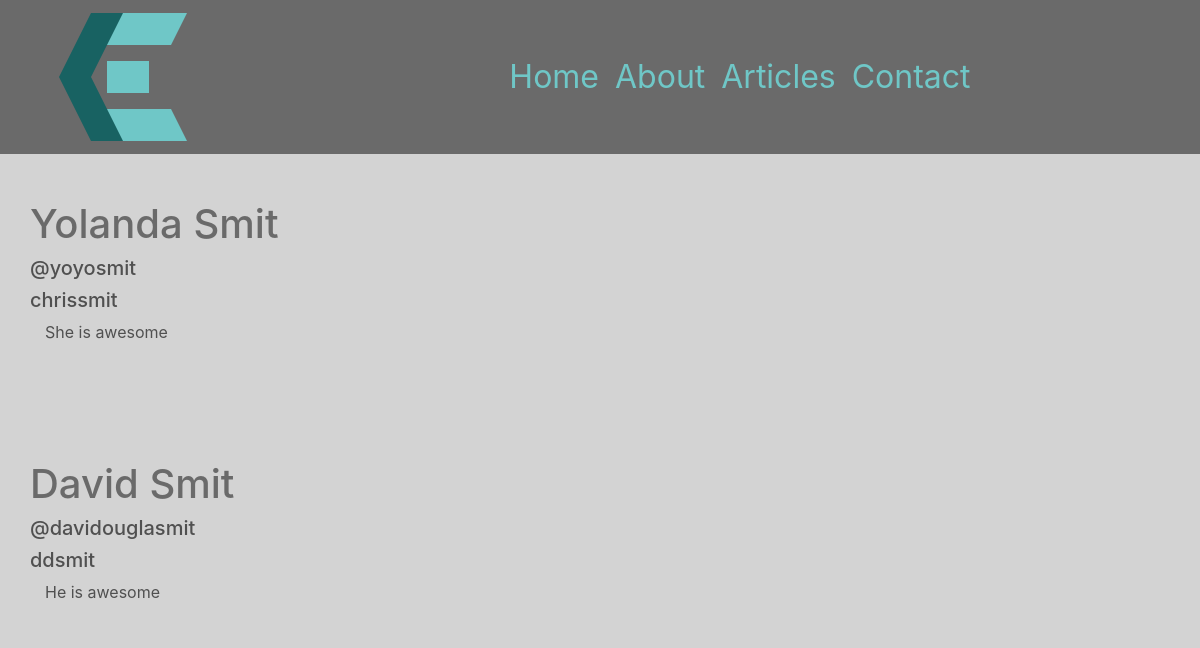
/about, run on the app's committed database.
### chrissmit/services/db_models.py (models this page shows)
class User(db.Model, UserMixin):
    id = db.Column(db.Integer, primary_key=True, )
    username = db.Column(db.String(20), unique=True, nullable=False, )
    full_name = db.Column(db.String(45), unique=False, nullable=False,)
    twitter_handle = db.Column(db.String(20), unique=True, nullable=False,)
    email = db.Column(db.String(120), unique=True, nullable=False, )
    image_file = db.Column(db.String(20), nullable=False, default='default.svg', )
    password = db.Column(db.String(60), nullable=False, )
    posts = db.relationship('Post', backref='author', lazy=True)
    content = db.Column(db.Text, nullable=False)
    def __repr__(self):
        return f'User(id={self.id},username={self.username},email={self.email})'

### chrissmit/views/navigation_views.py (the view)
@blueprint.route('/about')
@response(template_file='navigation/about.html')
def about():
    last_four = article_service.get_last_four_articles()
    authors = User.query.all()
    print(authors)
    return dict(recent_articles=last_four, authors=authors)

### chrissmit/services/article_service.py (called while the page is built)
def get_last_four_articles():
    return articles[-4:]

### chrissmit/templates/navigation/about.html (shortened to what this page needs)
{% extends "shared/_layout.html" %}
{% block main_content %}
    {% if authors %}
        {% for author in authors %}
            <div class="main_content row">
                <h1>{{ author.full_name }}</h1>
            </div>
            <div class="row">
                <h5>{{ author.twitter_handle }}</h5>
            </div>
            <div class="row">
                <h5>{{ author.username }}</h5>
            </div>
            <div class="row">
                <div class="col-lg-7">
                    <p >
                        {{ author.content }}
                    </p>
                </div>
                <div class="col-lg-4">
                </div>
            </div>
        {% endfor %}
    {%  endif %}
{% endblock %}

### chrissmit/templates/shared/_layout.html (shortened to what this page needs)
<!DOCTYPE html>
<html lang="en">
<head>
<!DOCTYPE html>
<html lang="en">
<head>
    <link rel="stylesheet"
          href="https://stackpath.bootstrapcdn.com/bootstrap/4.1.3/css/bootstrap.min.css"
>
    <link rel="stylesheet" href="/static/css/site.css">
</head>
<body>
<div class="nav-outer fixed-top">
    <div class="container menu">
        <nav class="navbar navbar-expand-lg col-sm-12">
            <div class="row">
                <button class="navbar-toggler logo" type="button" data-toggle="collapse" data-target="#navbarNavDropdown " id="logo">
                    <img src="../../../static/img/logo.svg">
                </button>
            </div>
            <div class="col-sm-9">
                <div class="collapse navbar-collapse" id="navbarNavDropdown">
                    <ul class="navbar-nav">
                        <li class="nav-item"><a class="nav-link" href="{{ url_for('navigation.index') }}">Home</a></li>
                        <li class="nav-item"><a class="nav-link" href="{{ url_for('navigation.about') }}">About</a></li>
                        <li class="nav-item">
                           <div class="dropdown show">
                              <a class="nav-link"
                                 href="#" role="button"
                                 id="dropdownMenuLink"
                                 data-toggle="dropdown"
                                 aria-haspopup="true"
                                 aria-expanded="false">Articles</a>
                              </div>
                        <li class="nav-item"><a class="nav-link" href="{{ url_for('navigation.contact') }}">Contact</a></li>
                    </ul>
                </div>
        </div>
        </nav>
    </div>
</div>
<div class="main_content container">
    <div class="row">
        <div class="col-md-10">
            {% block main_content %}
            {% endblock %}
        </div>
    </div>
</div>
</body>
</html>

### chrissmit/static/css/site.css (style rules this page uses)
html { background-color: lightgray; }
body { background-color: lightgray; }
.main_content { margin-top: 100px; color: rgba(80,80,80,1); background-color: lightgray; border: 2px height: 100%; }
h1 { color: rgba(80,80,80,0.80); }
.nav-outer { background-color: rgba(80,80,80,0.80); width: 100%; }
nav { font-size: 2rem; margin-left: 0px; margin-right: auto; }
.nav-link { color: #6FC7C7; text-align: left; margin-left: auto; margin-right: 0px; width: 100% }
a { color: #186262; }
#logo { display: inline-block; }
.collapse:not(.show) { float: right; }

### data on the page
User: full_name "Yolanda Smit", twitter_handle "@yoyosmit", username "chrissmit", content "She is awesome"
User: full_name "David Smit", twitter_handle "@davidouglasmit", username "ddsmit", content "He is awesome"
